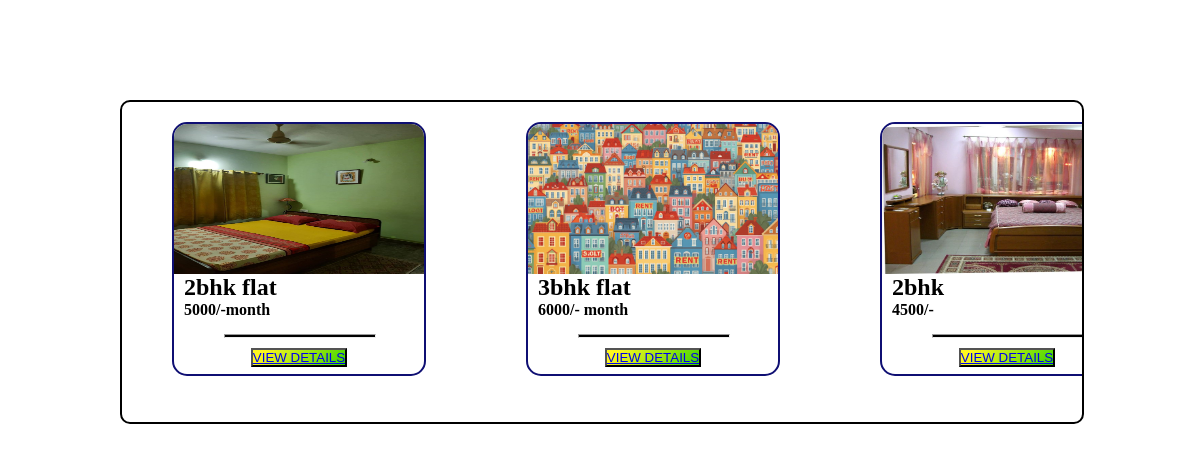
The app's page /more with its own data.
### listings/models.py (models this page shows, shortened)
class listings(models.Model):
    Room_title= models.CharField(max_length=100)
    Room_rent= models.IntegerField( )
    Room_images1=models.ImageField(upload_to='room_images/', blank=True, null=True)
    Room_images2=models.ImageField(upload_to='room_images/', blank=True, null=True)
    Room_images3=models.ImageField(upload_to='room_images/', blank=True, null=True)
    Room_images4=models.ImageField(upload_to='room_images/', blank=True, null=True)
    Room_images5=models.ImageField(upload_to='room_images/', blank=True, null=True)
    date=models.DateTimeField(auto_now_add=True , null=True)
    Room_details= models.TextField()
    Room_available=models.BooleanField(default=True)
    Room_type=models.CharField(max_length=50)
    Room_security=models.IntegerField(default=000 )
    wifi=models.BooleanField(default=False)
    bed=models.BooleanField(default=False)
    mattres=models.BooleanField(default=False)
    table=models.BooleanField(default=False)
    chair=models.BooleanField(default=False)
    fan=models.BooleanField(default=False)
    Ac=models.BooleanField(default=False)
    ro=models.BooleanField(default=False)

### zameen/views.py (the view)
# urls.py: path('more', views.more, name="more"),
def more(request):
    listingdata=listings.objects.all()
    data={
        'listingdata':listingdata,
    }
    return render(request, "more.html",data )

### templates/more.html (shortened to what this page needs)
<!DOCTYPE html>
<html lang="en">
<head>
    <link rel="stylesheet" href="/static/more.css">
</head>
<body>
    <div class="more">
    {% for n in listingdata %}
        <div class="box o ">
            <div class="im" id="i11"><img src="{{n.Room_images1.url}}" alt="image" height="100%" width="250px"
                    class="room-img">
            </div>
            <div class="tex" id="t11">
                <div class="ta">
                    <h2>{{n.Room_title}}</h2>
                    <h4> {{n.Room_rent}} </h4>
                </div>
                <hr>
                <div class="ba"> <a href="{% url 'room' n.id %}"> <button class="bt" id="bt11"> VIEW
                            DETAILS </a> </button>
                </div>
            </div>
        </div>
    {% endfor %}
    </div>
</body>
</html>

### static/more.css (style rules this page uses)
* { padding: 0; margin: 0; }
.more { height: 320px; width: 80%; overflow-x: scroll; overflow-y: hidden; display: flex; gap: 50px; border: 2px solid black; margin-left: 10%; margin-top: 100px; border-radius: 10px; margin-bottom: 50px; }
.box { height: 250px; width: 250px; border: 2px solid rgb(15, 15, 115); border-radius: 15px; margin-top: 20px; margin-bottom: 50px; margin-left: 50px; }
.im { height: 60%; width: 100%; border-top-left-radius: 13px; border-top-right-radius: 13px; }
.tex { height: 40%; width: 100%; border-radius: 13px; }
.ta { height: 60%; width: 100%; margin-left: 10px; }
.ba { display: flex; justify-content: center; margin-top: 10px; }
hr { background-color: black; height: 2px; width: 60%; margin-left: 50px; }
.bt { background-image: linear-gradient(135deg, #FFF720 10%, #3CD500 100%); }
.room-img { border-top-right-radius: 13px; border-top-left-radius: 13px; }

### records on screen
listings: Room_images1 (picture), Room_title "2bhk flat", Room_rent "5000/-month"
listings: Room_images1 (picture), Room_title "3bhk flat", Room_rent "6000/- month"
listings: Room_images1 (picture), Room_title "2bhk", Room_rent "4500/-"
